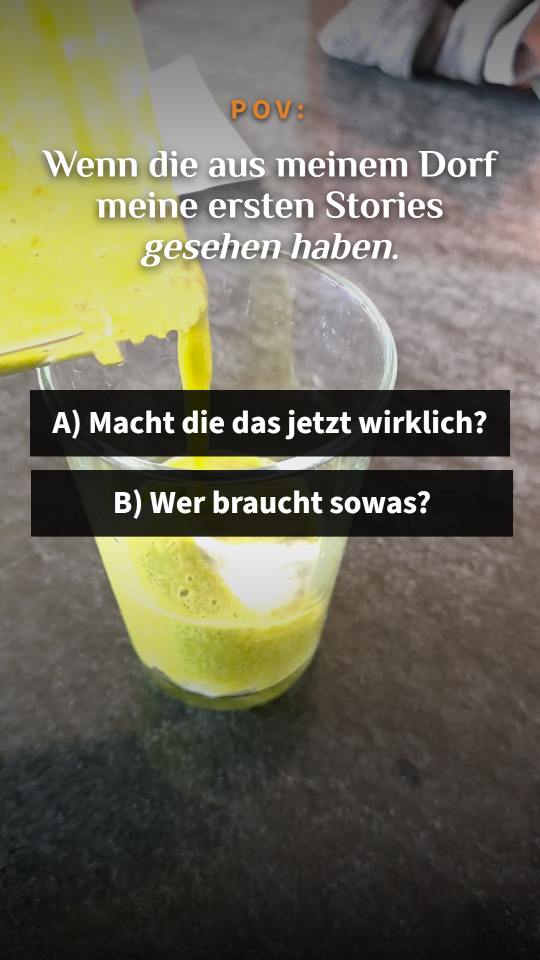
#> input picture scripts/hyperframes-test/mumlife-reel/snapshots/frame-00-at-5.0s.png, 1080 x 1920 px, given in place of 01-berge-tanne.jpg, which was not available (shown at 1/2 size)
$ python render_stories.py
#> lines starting #> are read from the running program, lines starting #| are printed output that depends on the picture; pictures that were not available may be replaced by others from this repository, and a replacement may not be noted
"""Render Instagram Story Slides (1080x1920) for Patricia's Wander-Stories.

Output: 10 PNGs, 5 per Profil (Mentoring + doTERRA), saved to outputs/stories/renders/.
"""
from PIL import Image, ImageDraw, ImageFont, ImageOps, ImageFilter
from pathlib import Path

ROOT = Path(__file__).parent.parent.parent
SRC = ROOT / "outputs" / "stories"
OUT = ROOT / "outputs" / "stories" / "renders"
FONTS = Path(__file__).parent / "fonts"
OUT.mkdir(parents=True, exist_ok=True)

W, H = 1080, 1920

PETROL = (18, 130, 140)
DUNKELBLAU = (41, 85, 109)
CREME = (241, 236, 221)
ORANGE = (220, 130, 46)
WHITE = (255, 255, 255)

F_HEAD = str(FONTS / "Philosopher-Bold.ttf")
F_SUB = str(FONTS / "SourceSans3-Regular.ttf")


def load_image(path):
    img = Image.open(path)
#> img is the input picture: PIL image 1080x1920 RGB; mean R, G, B 108.3, 105.2, 87.7
    img = ImageOps.exif_transpose(img)
    return img.convert("RGB")


def cover_crop(img, target_w, target_h, focal_y=0.5):
    """Resize image to cover target_w x target_h, cropping to fit. focal_y in [0,1]."""
#> called with target_w = 1080, target_h = 1920, focal_y = 0.35
    src_w, src_h = img.size
#> src_w = 1080; src_h = 1920
    src_ratio = src_w / src_h
#> src_ratio = 0.562
    tgt_ratio = target_w / target_h
    if src_ratio > tgt_ratio:
        new_h = target_h
        new_w = int(target_h * src_ratio)
        img = img.resize((new_w, new_h), Image.LANCZOS)
        x_off = (new_w - target_w) // 2
        return img.crop((x_off, 0, x_off + target_w, target_h))
    else:
        new_w = target_w
        new_h = int(target_w / src_ratio)
#> new_h = 1920
        img = img.resize((new_w, new_h), Image.LANCZOS)
        y_off = int((new_h - target_h) * focal_y)
#> y_off = 0
        return img.crop((0, y_off, target_w, y_off + target_h))


def add_gradient_overlay(img, top_alpha=80, bottom_alpha=120):
    """Add subtle dark gradient top + bottom for text legibility."""
#> called with top_alpha = 80, bottom_alpha = 120
    overlay = Image.new("RGBA", img.size, (0, 0, 0, 0))
#> overlay: PIL image 1080x1920 RGBA; every value is 0
    draw = ImageDraw.Draw(overlay)
    h = img.size[1]
#> h = 1920
    # Top gradient (top 30%)
    for y in range(int(h * 0.30)):
        a = int(top_alpha * (1 - y / (h * 0.30)))
        draw.line([(0, y), (img.size[0], y)], fill=(0, 0, 0, a))
    # Bottom gradient (bottom 35%)
    for y in range(int(h * 0.35)):
        a = int(bottom_alpha * (y / (h * 0.35)))
        draw.line([(0, h - 1 - int(h * 0.35) + y), (img.size[0], h - 1 - int(h * 0.35) + y)], fill=(0, 0, 0, a))
    base = img.convert("RGBA")
    base.alpha_composite(overlay)
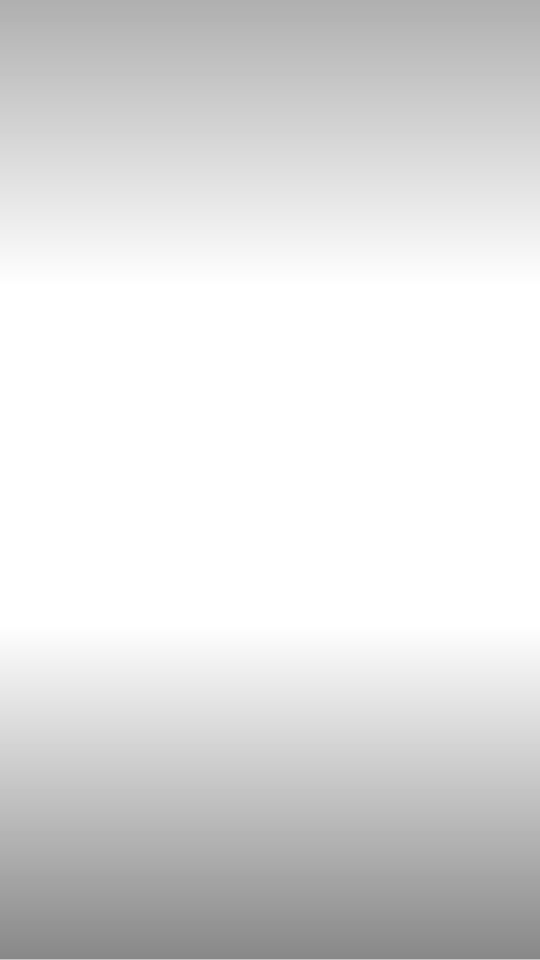
#> overlay: PIL image 1080x1920 RGBA (shown at 1/2 size); mean R, G, B, A 0, 0, 0, 32.7; transparent parts drawn white
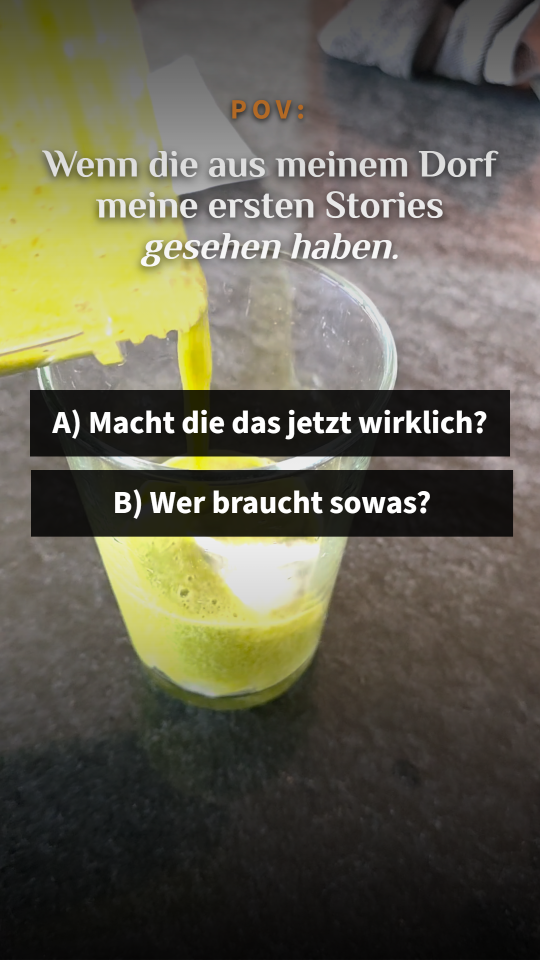
#> base: PIL image 1080x1920 RGBA (shown at 1/2 size); mean R, G, B, A 98.8, 95.9, 79.4, 255
    return base


def wrap_text(text, font, max_w, draw):
    """Word-wrap text to fit within max_w pixels."""
#> called with text = 'Sonntag.', max_w = 840
    words = text.split()
    lines = []
    current = []
    for word in words:
        test = " ".join(current + [word])
        bbox = draw.textbbox((0, 0), test, font=font)
        if bbox[2] - bbox[0] <= max_w:
            current.append(word)
        else:
            if current:
                lines.append(" ".join(current))
            current = [word]
    if current:
        lines.append(" ".join(current))
    return lines


def draw_text_block(draw, text, font, x, y, max_w, color, line_spacing=1.15, align="left"):
    """Draw wrapped text and return total height used."""
    lines = wrap_text(text, font, max_w, draw)
    bbox = draw.textbbox((0, 0), "Ag", font=font)
    line_h = (bbox[3] - bbox[1]) * line_spacing
    y_cursor = y
    for line in lines:
        if align == "center":
            line_bbox = draw.textbbox((0, 0), line, font=font)
            line_w = line_bbox[2] - line_bbox[0]
            x_pos = x + (max_w - line_w) // 2
        else:
            x_pos = x
        draw.text((x_pos, y_cursor), line, font=font, fill=color)
        y_cursor += line_h
    return y_cursor - y


def draw_creme_box(canvas, x, y, w, h, opacity=220, radius=24):
    """Draw a semi-transparent creme box with rounded corners."""
    box = Image.new("RGBA", (w, h), (*CREME, opacity))
    mask = Image.new("L", (w, h), 0)
    md = ImageDraw.Draw(mask)
    md.rounded_rectangle((0, 0, w, h), radius=radius, fill=255)
    canvas.paste(box, (x, y), mask)


def render_slide(bg_path, slides_config, out_path):
    """Render a single slide based on config."""
    bg = load_image(bg_path)
    bg = cover_crop(bg, W, H, focal_y=slides_config.get("focal_y", 0.5))
    bg = add_gradient_overlay(
        bg,
        top_alpha=slides_config.get("top_alpha", 80),
        bottom_alpha=slides_config.get("bottom_alpha", 120),
    )
    canvas = bg.copy()
    draw = ImageDraw.Draw(canvas)

    headline = slides_config["headline"]
    sub = slides_config.get("sub", "")
    head_size = slides_config.get("head_size", 92)
    sub_size = slides_config.get("sub_size", 44)
    box_y = slides_config.get("box_y", "middle")
    box_visible = slides_config.get("box_visible", True)
    align = slides_config.get("align", "center")
    headline_color = slides_config.get("headline_color", PETROL)
    sub_color = slides_config.get("sub_color", DUNKELBLAU)

    head_font = ImageFont.truetype(F_HEAD, head_size)
    sub_font = ImageFont.truetype(F_SUB, sub_size)

    pad_x = 80
    box_inner_w = W - 2 * pad_x - 80
    box_x = pad_x
    box_w = W - 2 * pad_x

    # Calculate text heights to size box
    head_lines = wrap_text(headline, head_font, box_inner_w, draw)
#> head_lines = ['Sonntag.']
    head_bbox = draw.textbbox((0, 0), "Ag", font=head_font)
#> head_bbox = (0, 28, 185, 159)
    head_line_h = (head_bbox[3] - head_bbox[1]) * 1.15
#> head_line_h = 150.6
    head_total_h = int(head_line_h * len(head_lines))
#> head_total_h = 150

    sub_total_h = 0
    if sub:
        sub_lines = wrap_text(sub, sub_font, box_inner_w, draw)
#> sub_lines = ['Kein Laptop. Volle Akkus.']
        sub_bbox = draw.textbbox((0, 0), "Ag", font=sub_font)
#> sub_bbox = (0, 11, 74, 64)
        sub_line_h = (sub_bbox[3] - sub_bbox[1]) * 1.25
#> sub_line_h = 66.25
        sub_total_h = int(sub_line_h * len(sub_lines))
#> sub_total_h = 66

    box_h = head_total_h + (sub_total_h + 30 if sub else 0) + 100  # padding
#> box_h = 346

    if box_y == "top":
        by = slides_config.get("top_padding", 220)
    elif box_y == "bottom":
        by = H - box_h - slides_config.get("bottom_padding", 280)
#> by = 1294
    else:
        by = (H - box_h) // 2

    if box_visible:
        draw_creme_box(canvas, box_x, by, box_w, box_h, opacity=slides_config.get("box_opacity", 220))
#> in draw_creme_box, `box = Image.new("RGBA", (w, h), (*CREME, opacity))`:
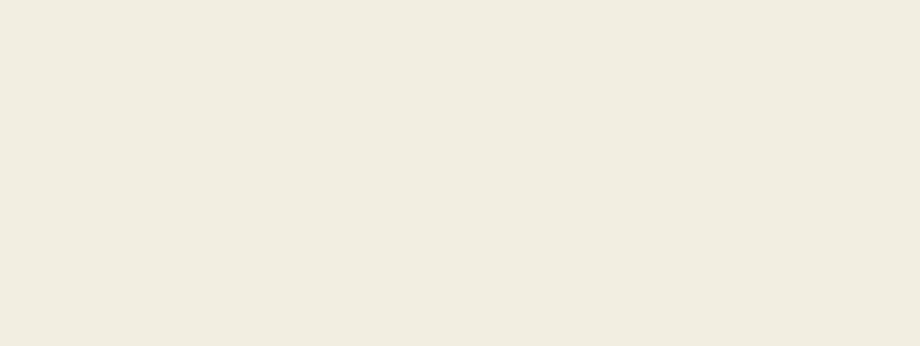
#> box: PIL image 920x346 RGBA; mean R, G, B, A 241, 236, 221, 220; transparent parts drawn white
#> in draw_creme_box, `mask = Image.new("L", (w, h), 0)`: mask: PIL image 920x346 L; every value is 0
#> in draw_creme_box, `canvas.paste(box, (x, y), mask)`:
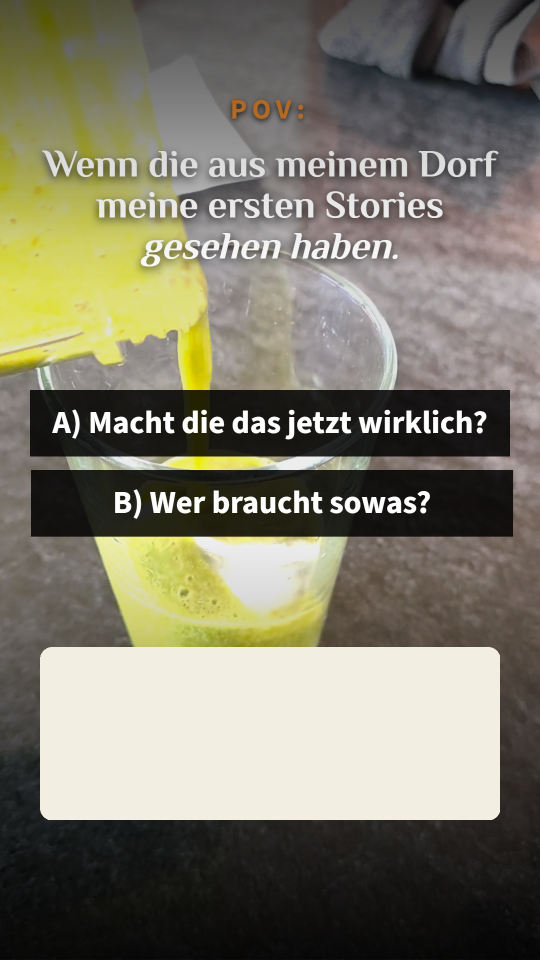
#> canvas: PIL image 1080x1920 RGBA (shown at 1/2 size); mean R, G, B, A 126.3, 122.8, 106, 249.6; transparent parts drawn white

    # Re-create draw on the modified canvas
    draw = ImageDraw.Draw(canvas)

    text_x = box_x + 40
    text_y = by + 50
#> text_y = 1344

    h_used = draw_text_block(
        draw,
        headline,
        head_font,
        text_x,
        text_y,
        box_inner_w,
        headline_color,
        line_spacing=1.15,
        align=align,
    )
#> the loop in draw_text_block, `for line in lines:` made 1 pass
#> y_cursor on pass 1: 1494.7
#> after the loop in draw_text_block, `for line in lines:`: y_cursor = 1494.7
#> h_used = 150.7
    if sub:
        draw_text_block(
            draw,
            sub,
            sub_font,
            text_x,
            text_y + h_used + 30,
            box_inner_w,
            sub_color,
            line_spacing=1.25,
            align=align,
        )

    canvas.convert("RGB").save(out_path, "PNG", optimize=True)
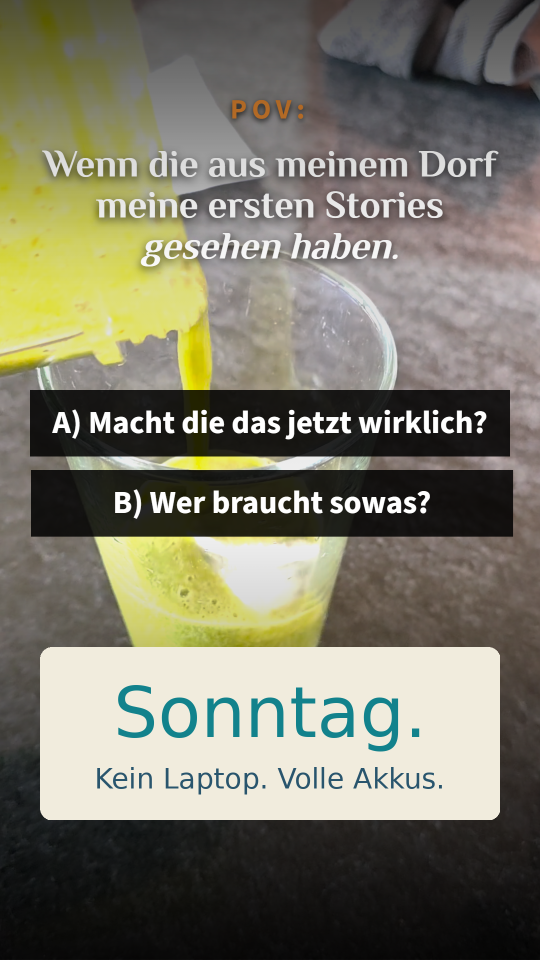
#> saved as p1-mentoring-01-sonntag.png: PIL image 1080x1920 RGB (shown at 1/2 size); mean R, G, B 123.6, 121.3, 104.9
    print(f"  ✓ {out_path.name}")


# ---------------------------------------------------------------
# SLIDE-DEFINITIONEN
# ---------------------------------------------------------------

SLIDES = [
    # PROFIL 1 — MENTORING
    {
        "out": "p1-mentoring-01-sonntag.png",
        "bg": "01-berge-tanne.jpg",
        "headline": "Sonntag.",
        "sub": "Kein Laptop. Volle Akkus.",
        "head_size": 140,
        "sub_size": 56,
        "box_y": "bottom",
        "align": "center",
        "focal_y": 0.35,
    },
    {
        "out": "p1-mentoring-02-business.png",
        "bg": "02-patricia-am-bach.jpg",
        "headline": "Genau dafür hab ich mein Business so gebaut.",
        "head_size": 80,
        "box_y": "top",
        "top_padding": 100,
        "align": "center",
        "focal_y": 0.25,
    },
    {
        "out": "p1-mentoring-03-vier-kinder.png",
        "bg": "05-wasserfall.jpg",
        "headline": "4 Kinder. 1 Business. 0 Hustle-Kult.",
        "sub": "Das geht. Ehrlich.",
        "head_size": 80,
        "sub_size": 48,
        "box_y": "bottom",
        "align": "center",
        "focal_y": 0.3,
    },
    {
        "out": "p1-mentoring-04-freiheit.png",
        "bg": "04-selfie-im-gras.jpg",
        "headline": "Das ist Freiheit für mich.",
        "head_size": 86,
        "box_y": "bottom",
        "align": "center",
        "focal_y": 0.35,
    },
    {
        "out": "p1-mentoring-05-bio-check.png",
        "bg": "01-berge-tanne.jpg",
        "headline": "Dein Profil sollte das auch können.",
        "sub": "Magnetisch. In 3 Sekunden klar. So, dass jemand sofort denkt: shit, wow.\n\nMach den kostenlosen Bio-Check ↓",
        "head_size": 70,
        "sub_size": 40,
        "box_y": "bottom",
        "bottom_padding": 600,
        "align": "center",
        "focal_y": 0.3,
    },
    # PROFIL 2 — DOTERRA / REGENERATION
    {
        "out": "p2-doterra-01-koerper.png",
        "bg": "05-wasserfall.jpg",
        "headline": "Mein Körper hat heute danach geschrien.",
        "head_size": 76,
        "box_y": "bottom",
        "align": "center",
        "focal_y": 0.3,
    },
    {
        "out": "p2-doterra-02-saeule.png",
        "bg": "02-patricia-am-bach.jpg",
        "headline": "Bewegung in der Natur.",
        "sub": "Säule 3 von 4 meiner Energie-Routine.",
        "head_size": 84,
        "sub_size": 42,
        "box_y": "top",
        "top_padding": 100,
        "align": "center",
        "focal_y": 0.25,
    },
    {
        "out": "p2-doterra-03-fruehling.png",
        "bg": "03-sumpfdotterblume.jpg",
        "headline": "Frühling beginnt im Kleinen.",
        "sub": "Genau wie deine Regeneration.",
        "head_size": 80,
        "sub_size": 46,
        "box_y": "bottom",
        "align": "center",
    },
    {
        "out": "p2-doterra-04-energie.png",
        "bg": "04-selfie-im-gras.jpg",
        "headline": "So fühlt sich Energie an.",
        "sub": "…wenn man sie wirklich aufbaut, statt sie zu pushen.",
        "head_size": 76,
        "sub_size": 40,
        "box_y": "bottom",
        "align": "center",
        "focal_y": 0.3,
    },
    {
        "out": "p2-doterra-05-saeule-frage.png",
        "bg": "01-berge-tanne.jpg",
        "headline": "Welche Säule fehlt dir gerade?",
        "sub": "Bewegung  ·  Schlaf  ·  Nährstoffe  ·  Stille",
        "head_size": 72,
        "sub_size": 38,
        "box_y": "bottom",
        "bottom_padding": 600,
        "align": "center",
        "focal_y": 0.3,
    },
]


def main():
    print(f"Rendering {len(SLIDES)} slides → {OUT}\n")
    for slide in SLIDES:
        bg = SRC / slide["bg"]
        out = OUT / slide["out"]
        render_slide(bg, slide, out)
#> pass 2 of the loop in main, `for slide in SLIDES:`:
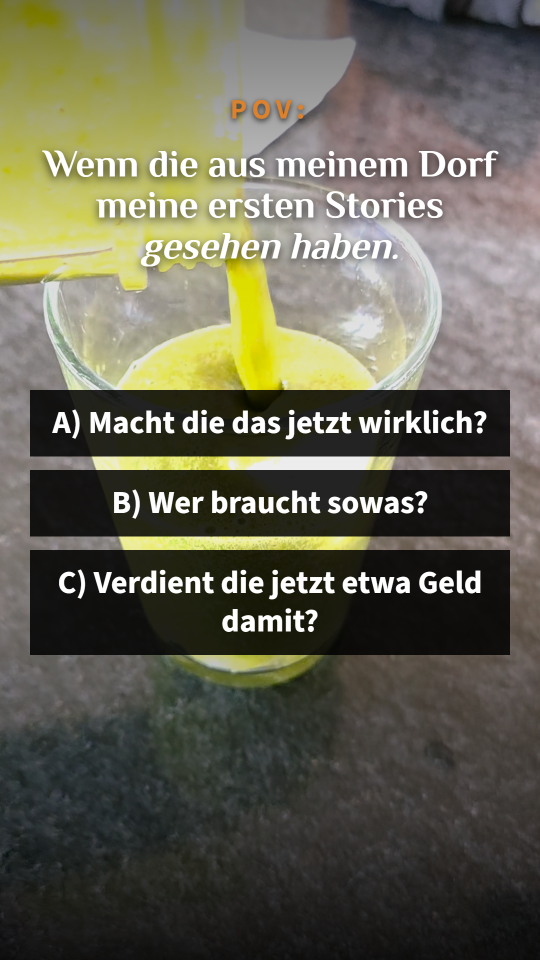
#> input picture scripts/hyperframes-test/mumlife-reel/snapshots/frame-01-at-8.5s.png, 1080 x 1920 px, given in place of 02-patricia-am-bach.jpg, which was not available (shown at 1/2 size)
#> in load_image, img is the input picture: PIL image 1080x1920 RGB; mean R, G, B 101.5, 99.6, 83.3
#> in add_gradient_overlay (call 2), `base.alpha_composite(overlay)`:
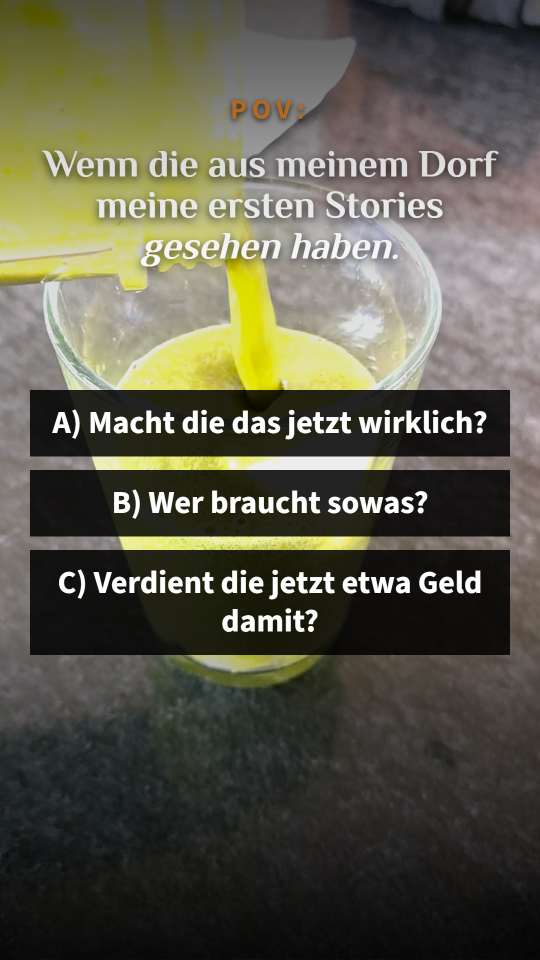
#> base: PIL image 1080x1920 RGBA (shown at 1/2 size); mean R, G, B, A 91.8, 90, 75.1, 255
#> head_lines = ['Genau dafür hab ich', 'mein Business so', 'gebaut.']
#> head_bbox = (0, 17, 106, 92)
#> head_line_h = 86.25
#> head_total_h = 258
#> box_h = 358
#> box: PIL image 920x358 RGBA
#> mask: PIL image 920x358 L; every value is 0
#> h_used = 258.8
#> in render_slide (call 2), `canvas.convert("RGB").save(out_path, "PNG", optimize=True)`:
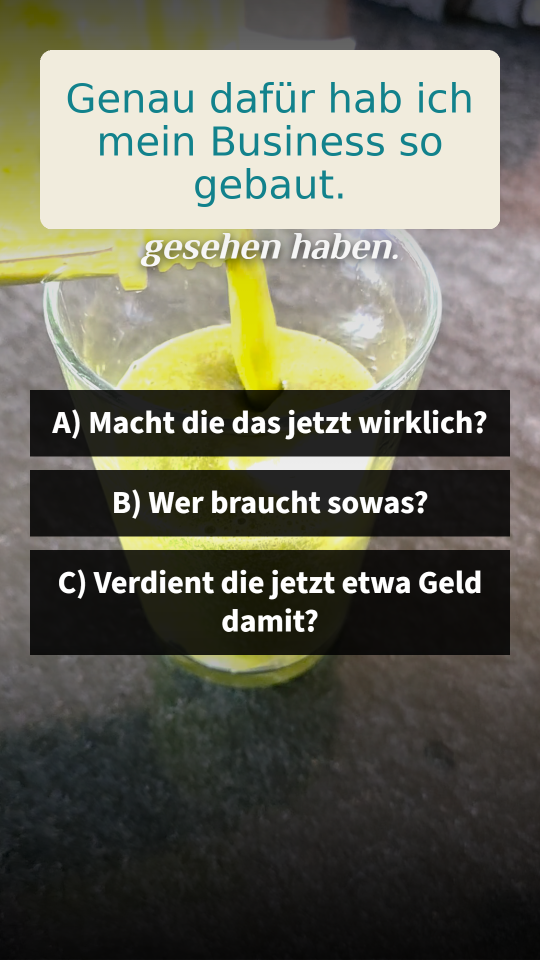
#> saved as p1-mentoring-02-business.png: PIL image 1080x1920 RGB (shown at 1/2 size); mean R, G, B 106.1, 105.9, 92.4
    print(f"\nDone: {len(SLIDES)} PNGs in {OUT}")


if __name__ == "__main__":
#> (the run stopped early here; a loop or call above may not have finished)
